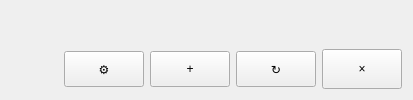
<?xml version="1.0" encoding="UTF-8"?>
<ui version="4.0">
 <class>AnalysisTab</class>
 <widget class="QWidget" name="AnalysisTab">
  <layout class="QVBoxLayout" name="verticalLayout">
   <item>
    <layout class="QHBoxLayout" name="topLayout">
     <item>
      <widget class="QWidget" name="formHost" native="true"/>
     </item>
     <item>
      <widget class="QWidget" name="metricsHost" native="true"/>
     </item>
    </layout>
   </item>
   <item>
    <layout class="QHBoxLayout" name="buttonLayout">
     <item>
      <widget class="QLabel" name="nameLabel"/>
     </item>
     <item>
      <spacer name="buttonSpacer">
       <property name="orientation">
        <enum>Qt::Horizontal</enum>
       </property>
       <property name="sizeHint" stdset="0">
        <size>
         <width>40</width>
         <height>20</height>
        </size>
       </property>
      </spacer>
     </item>
     <item>
      <widget class="QPushButton" name="settingsButton">
       <property name="objectName">
        <string notr="true">settingsButton</string>
       </property>
       <property name="toolTip">
        <string>Параметры моделирования</string>
       </property>
       <property name="text">
        <string>⚙</string>
       </property>
       <property name="minimumSize">
        <size>
         <width>36</width>
         <height>36</height>
        </size>
       </property>
      </widget>
     </item>
     <item>
      <widget class="QPushButton" name="addButton">
       <property name="objectName">
        <string notr="true">addButton</string>
       </property>
       <property name="toolTip">
        <string>Добавить</string>
       </property>
       <property name="text">
        <string>+</string>
       </property>
       <property name="minimumSize">
        <size>
         <width>36</width>
         <height>36</height>
        </size>
       </property>
      </widget>
     </item>
     <item>
      <widget class="QPushButton" name="replaceButton">
       <property name="objectName">
        <string notr="true">replaceButton</string>
       </property>
       <property name="toolTip">
        <string>Заменить последнюю</string>
       </property>
       <property name="text">
        <string>↻</string>
       </property>
       <property name="minimumSize">
        <size>
         <width>36</width>
         <height>36</height>
        </size>
       </property>
      </widget>
     </item>
     <item>
      <widget class="QPushButton" name="clearButton">
       <property name="objectName">
        <string notr="true">clearButton</string>
       </property>
       <property name="toolTip">
        <string>Очистить</string>
       </property>
       <property name="text">
        <string>×</string>
       </property>
       <property name="minimumSize">
        <size>
         <width>40</width>
         <height>40</height>
        </size>
       </property>
      </widget>
     </item>
    </layout>
   </item>
   <item>
    <layout class="QHBoxLayout" name="chartsLayout"/>
   </item>
  </layout>
 </widget>
 <resources/>
 <connections/>
</ui>
